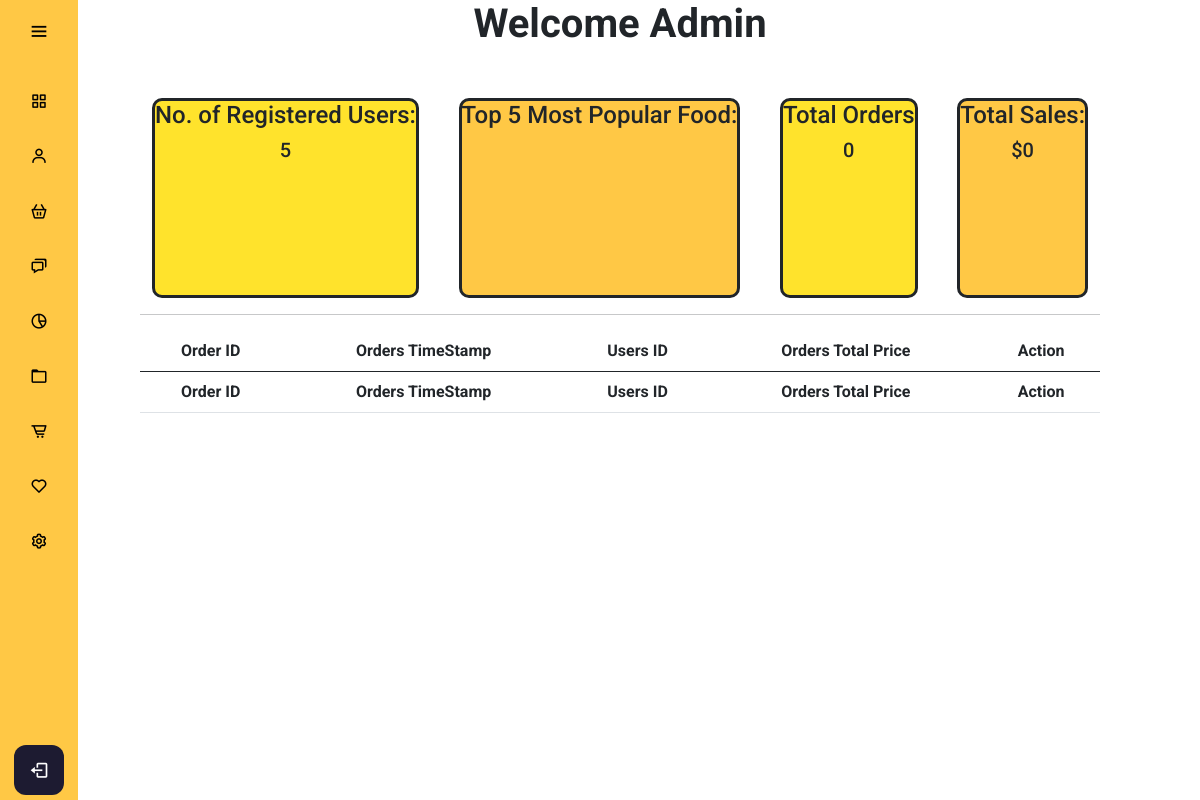
The app's page /admin/adminmanagement.php, older data.
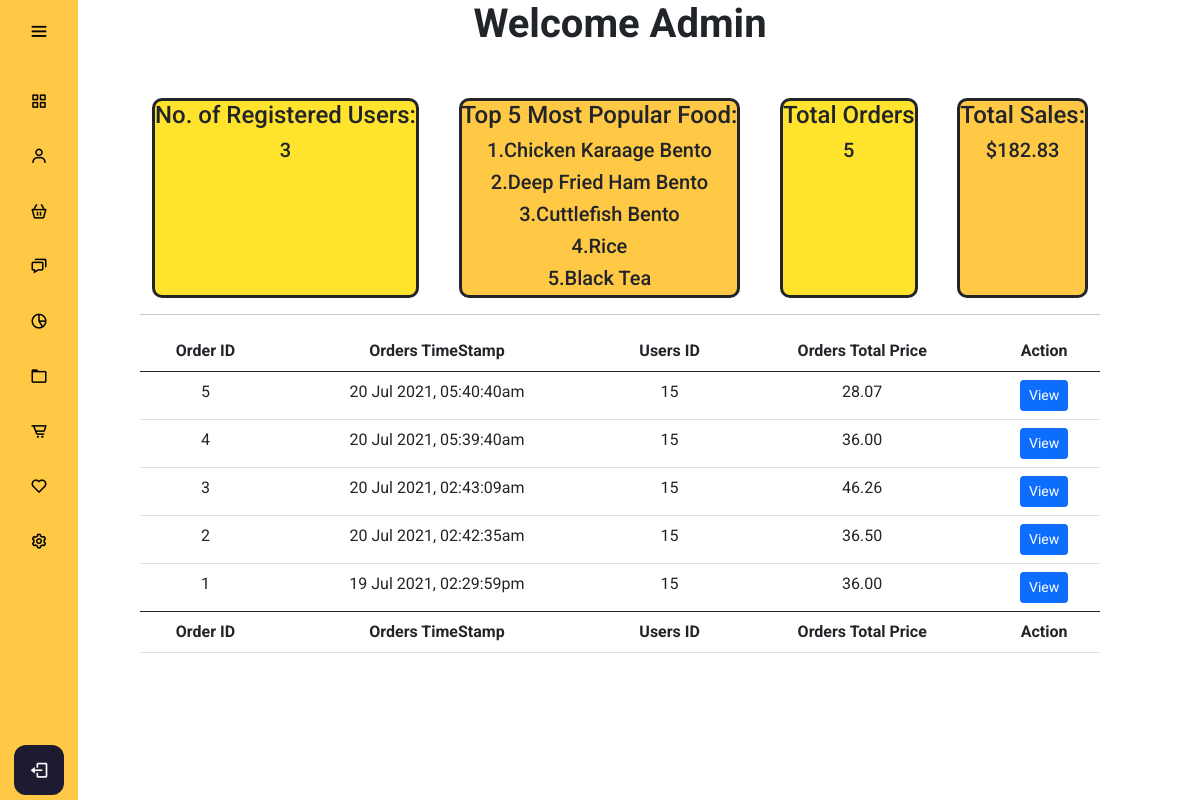
The same page, newer data.
### tables this page shows
CREATE TABLE `orders` (
  `orders_id` int(11) NOT NULL,
  `orders_totalprice` decimal(10,2) NOT NULL,
  `orders_timestamp` timestamp NOT NULL DEFAULT CURRENT_TIMESTAMP ON UPDATE CURRENT_TIMESTAMP,
  `users_id` int(11) NOT NULL
);

CREATE TABLE `users` (
  `users_id` int(11) NOT NULL,
  `users_name` varchar(255) NOT NULL,
  `users_email` varchar(255) NOT NULL,
  `users_password` varchar(128) NOT NULL,
  `users_address` text,
  `users_phone` varchar(11) DEFAULT NULL,
  `users_age` int(3) DEFAULT NULL,
  `users_gender` smallint(6) DEFAULT NULL,
  `users_permission` smallint(6) NOT NULL DEFAULT '0',
  `users_joindate` timestamp NOT NULL DEFAULT CURRENT_TIMESTAMP ON UPDATE CURRENT_TIMESTAMP
);

### config/db.php (called while the page is built, shortened)
<?php
class DB {
  protected static $mdb = null;
  public static function getMDB() {
    $mdb = DB::$mdb;
    if ($mdb === null) {
      $mdb = DB::$mdb = new MeekroDB();
    }
    $mdb->sync_config();
    return $mdb;
  }
  public static function query() { $args = func_get_args(); return call_user_func_array(array(DB::getMDB(), 'query'), $args); }
  public static function count() { $args = func_get_args(); return call_user_func_array(array(DB::getMDB(), 'count'), $args); }
}
class MeekroDB {
  public $encoding = 'latin1';
  public $param_char = '%';
  public $named_param_seperator = '_';
  public $connect_options = array(MYSQLI_OPT_CONNECT_TIMEOUT => 30);
  public $internal_mysql = null;
  public $num_rows = 0;
  public function __construct($host=null, $user=null, $password=null, $dbName=null, $port=null, $encoding=null, $socket=null)  {
    if ($encoding === null) $encoding = DB::$encoding;
    $this->encoding = $encoding;
  }
  public function get() {
    $mysql = $this->internal_mysql;
    if (!($mysql instanceof MySQLi)) {
      $mysql = new mysqli();
      foreach ($this->connect_options as $key => $value) {
        $mysql->options($key, $value);
      }
      $mysql->set_charset($this->encoding);
      $this->internal_mysql = $mysql;
    }
    return $mysql;
  }
  public function count() { $args = func_get_args(); return call_user_func_array(array($this, 'numRows'), $args); }
  public function numRows() { return $this->num_rows; }
  protected function preparseQueryParams() {
    $args = func_get_args();
    $sql = trim(strval(array_shift($args)));
    $args_all = $args;
    if (count($args_all) == 0) return array($sql);
    $param_char_length = strlen($this->param_char);
    $named_seperator_length = strlen($this->named_param_seperator);
    $types = array(
      $this->param_char . 'll',
      $this->param_char . 'ls',
      $this->param_char . 'l',
      $this->param_char . 'li',
      $this->param_char . 'ld',
      $this->param_char . 'lb',
      $this->param_char . 'lt',
      $this->param_char . 's',
      $this->param_char . 'i',
      $this->param_char . 'd',
      $this->param_char . 'b',
      $this->param_char . 't',
      $this->param_char . '?',
      $this->param_char . 'l?',
      $this->param_char . 'll?',
      $this->param_char . 'hc',
      $this->param_char . 'ha',
      $this->param_char . 'ho',
      $this->param_char . 'ss',
      $this->param_char . 'ssb',
      $this->param_char . 'sse',
    );
    $posList = array();
    foreach ($types as $type) {
      $lastPos = 0;
      while (($pos = strpos($sql, $type, $lastPos)) !== false) {
        $lastPos = $pos + 1;
        $posList[$pos] = $type;
      }
    }
    ksort($posList);
    $chunkyQuery = array();
    $pos_adj = 0;
    foreach ($posList as $pos => $type) {
      $type = substr($type, $param_char_length);
      $length_type = strlen($type) + $param_char_length;
      $new_pos = $pos + $pos_adj;
      $new_pos_back = $new_pos + $length_type;
      $arg_number_length = 0;
      if ($arg_number_length = strspn($sql, '0123456789', $new_pos_back)) {
        $arg_number = substr($sql, $new_pos_back, $arg_number_length);
        if (! array_key_exists($arg_number, $args_all)) return $this->nonSQLError("Non existent argument reference (arg $arg_number): $sql");
        $arg = $args_all[$arg_number];
      } else {
        $arg = array_shift($args);
      }
      if ($new_pos > 0) $chunkyQuery[] = substr($sql, 0, $new_pos);
      if (is_object($arg) && ($arg instanceof WhereClause)) {
        list($clause_sql, $clause_args) = $arg->textAndArgs();
        array_unshift($clause_args, $clause_sql);
        $preparsed_sql = call_user_func_array(array($this, 'preparseQueryParams'), $clause_args);
        $chunkyQuery = array_merge($chunkyQuery, $preparsed_sql);
      } else {
        $chunkyQuery[] = array('type' => $type, 'value' => $arg);
      }
      $sql = substr($sql, $new_pos_back + $arg_number_length);
      $pos_adj -= $new_pos_back + $arg_number_length;
    }
    return $chunkyQuery;
  }
  protected function intval($var) {
    if (PHP_INT_SIZE == 8) return intval($var);
    return floor(doubleval($var));
  }
  public function parseQueryParams() {
    $args = func_get_args();
    $chunkyQuery = call_user_func_array(array($this, 'preparseQueryParams'), $args);
    $query = '';
    foreach ($chunkyQuery as $chunk) {
      if (is_string($chunk)) {
        $query .= $chunk;
        continue;
      }
      $type = $chunk['type'];
      $arg = $chunk['value'];
      $result = '';
      if ($type == 's') $result = $this->escape($arg);
      else if ($type == 'i') $result = $this->intval($arg);
      $query .= $result;
    }
    return $query;
  }
  protected function prependCall($function, $args, $prepend) { array_unshift($args, $prepend); return call_user_func_array($function, $args); }
  public function query() { $args = func_get_args(); return $this->prependCall(array($this, 'queryHelper'), $args, 'assoc'); }
  protected function queryHelper() {
    $args = func_get_args();
    $type = array_shift($args);
    $db = $this->get();
    $is_buffered = true;
    $row_type = 'assoc';
    $full_names = false;
    $sql = call_user_func_array(array($this, 'parseQueryParams'), $args);
    $result = $db->query($sql, $is_buffered ? MYSQLI_STORE_RESULT : MYSQLI_USE_RESULT);
    if ($is_buffered && ($result instanceof MySQLi_Result)) $this->num_rows = $result->num_rows;
    else $this->num_rows = null;
    $return = array();
    while ($row = ($row_type == 'assoc' ? $result->fetch_assoc() : $result->fetch_row())) {
      $return[] = $row;
    }
    return $return;
  }
}
?>

### config/functions.php (called while the page is built, shortened)
<?php
function displayDate($date){
    return date('d M Y', strtotime($date));
}
function displayTime($date){
    return date('h:i:sa', strtotime($date));
}
?>

### admin/adminmanagement.php (the view, shortened to what this page needs)
<?php
include "../config/db.php";
include "../config/functions.php";
?>
<!DOCTYPE html>
<html lang="en" dir="ltr">
  <head>
    <link rel="stylesheet" href="adminstyle.css">
    <link href='https://unpkg.com/boxicons@2.0.7/css/boxicons.min.css' rel='stylesheet'>
    <link href="https://cdn.jsdelivr.net/npm/bootstrap@5.0.0-beta3/dist/css/bootstrap.min.css" rel="stylesheet">
    <link rel="stylesheet" href="https://cdn.jsdelivr.net/npm/bootstrap-icons@1.4.1/font/bootstrap-icons.css">
    <link rel="stylesheet" href="https://cdn.datatables.net/1.10.25/css/jquery.dataTables.min.css">
   </head>
<body>
  <?php
  include "adminheader.php";
  ?>
  <main class="home_content">
    <h1><strong>Welcome Admin</strong></h1>
    <div class="container">
      <div class="users">
        <h4>No. of Registered Users:</h4>
          <div class="result">
            <h5>
              <?php
              $noofRegUsersCount = DB::count();
              echo $noofRegUsersCount;
              ?>
            </h5>
          </div>
      </div>
      <div class="food">
        <h4>Top 5 Most Popular Food:</h4>
          <div class="result">
            <?php
            $food_name = Array();
            $food_qty = Array();
            $getOrdersQuery = DB::query("SELECT * FROM orderdetails
                                            INNER JOIN food
                                            ON orderdetails.food_id = food.food_id
                                            ");
            foreach($getOrdersQuery as $getOrdersResult) {
                array_push($food_name, $getOrdersResult['food_name']);
                array_push($food_qty, $getOrdersResult['orderdetails_qty']);
            }
            $result = array_unique($food_name);
            $result = array_combine($result, array_fill(0, count($result), 0));
            foreach($food_name as $k=>$v) {
                $result[$v] += $food_qty[$k];
              }
              arsort($result);
              $newArray = array_slice($result, 0, 5, true);
              $count = 1;
              foreach(array_keys($newArray) as $newArrayKeyNames) {
                  echo "<h5>".$count.".".ucwords($newArrayKeyNames)."</h5>";
                  $count++;
              }
            ?>
          </div>
      </div>
      <div class="orders">
        <h4>Total Orders </h4>
          <div class="result">
            <?php
            $getTotalOrderCount = db::query("SELECT * FROM orders");
            $getTotalOrderCountResult = db::count();
            ?>
            <h5><?php echo $getTotalOrderCountResult ?></h5>
          </div>
      </div>
      <div class="totalsales">
        <h4>Total Sales:</h4>
          <div class="result">
            <?php
            $totalsales = 0;
            foreach ($getTotalOrderCount as $getTotalResult ) {
                $totalsales += $getTotalResult['orders_totalprice'];
            }
            ?>
            <h5>$<?php echo $totalsales ?></h5>
          </div>
      </div>
    </div><hr>
    <table id="myTable" class="table table-hover">
        <thead>
            <tr>
            <th scope="col">Order ID</th>
            <th scope="col">Orders TimeStamp</th>
            <th scope="col">Users ID</th>
            <th scope="col">Orders Total Price</th>
            <th scope="col">Action</th>
            </tr>
        </thead>
        <tbody>
        <?php
        $getOrderQuery = DB::query("SELECT * FROM orders
                                    INNER JOIN users
                                    ON orders.users_id = users.users_id
                                    ORDER BY orders_id DESC");
        foreach($getOrderQuery as $getOrderResult){
        ?>
            <tr class="orderdata orderdata<?php echo $getOrderResult['orders_id']; ?>">
              <td class="orderid"><?php echo $getOrderResult['orders_id']; ?></td>
              <td class="ordertime"><?php echo displayDate($getOrderResult['orders_timestamp']) . ", " . displayTime($getOrderResult['orders_timestamp']); ?></td>
              <td class="orderuserid"><?php echo $getOrderResult['users_id']; ?></td>
              <td class="ordersprice"><?php echo $getOrderResult['orders_totalprice']; ?></td>
              <td><button type="button" class="btn btn-primary btn-sm viewOrder" value="viewOrder" data-id="<?php echo $getOrderResult['orders_id']; ?>" data-bs-toggle="modal" data-bs-target="#orderinfo<?php echo $getOrderResult['orders_id']; ?>" >View</button>
              </td>
            </tr>
        <?php
        }
        ?>
        </tbody>
        <tfoot>
          <tr>
            <th scope="col">Order ID</th>
            <th scope="col">Orders TimeStamp</th>
            <th scope="col">Users ID</th>
            <th scope="col">Orders Total Price</th>
            <th scope="col">Action</th>
          </tr>
        </tfoot>
    </table>
  </main>
</body>
</html>

### admin/adminheader.php (shortened to what this page needs)
<div class="sidebar ">
    <div class="logo_content">
      <i class='bx bx-menu' id="btn" ></i>
    </div>
    <ul class="nav_list">
      <li>
        <a href="<?php echo htmlspecialchars(SITE_URL . "admin/adminmanagement.php"); ?>">
          <i class='bx bx-grid-alt' ></i>
        </a>
      </li>
      <li>
        <a href="<?php echo htmlspecialchars(SITE_URL . "admin/usermanagement.php"); ?>">
          <i class='bx bx-user' ></i>
        </a>
      </li>
      <li>
        <a href="<?php echo htmlspecialchars(SITE_URL . "admin/foodmanagement.php"); ?>">
          <i class='bx bx-basket' ></i>
        </a>
      </li>
      <li>
        <a href="<?php echo htmlspecialchars(SITE_URL . "admin/messages.php"); ?>">
          <i class='bx bx-chat' ></i>
        </a>
      </li>
      <li>
        <a href="#">
          <i class='bx bx-pie-chart-alt-2' ></i>
        </a>
      </li>
      <li>
        <a href="#">
          <i class='bx bx-folder' ></i>
        </a>
      </li>
      <li>
        <a href="#">
          <i class='bx bx-cart-alt' ></i>
        </a>
      </li>
      <li>
        <a href="#">
          <i class='bx bx-heart' ></i>
        </a>
      </li>
      <li>
        <a href="#">
          <i class='bx bx-cog' ></i>
        </a>
      </li>
    </ul>
    <div class="profile_content">
      <div class="profile">
        <a href="<?php echo htmlspecialchars(SITE_URL . "admin/adminlogout.php"); ?>">
          <i class='bx bx-log-out adminlogout' id="log_out" ></i>
        </a>
      </div>
    </div>
  </div>

### admin/adminstyle.css (style rules this page uses)
* { margin: 0; padding: 0; box-sizing: border-box; font-family: "Roboto" , sans serif; }
body { position: relative; min-height: 100vh; width: 100%; overflow: scroll; }
.sidebar { position: fixed; top: 0; left: 0; height: 100%; width: 78px; background: #FFc845; padding: 6px 14px; z-index: 99; transition: all 0.5s ease; }
.sidebar #btn { position: absolute; color: #000; top: 6px; left: 50%; font-size: 22px; height: 50px; width: 50px; text-align: center; line-height: 50px; transform: translateX(-50%); }
.sidebar ul { margin-top: 20px; }
.sidebar ul li { position: relative; height: 50px; width: 100%; margin: 0 5px; list-style: none; line-height: 50px; margin: 5px 0; }
.sidebar ul li a { color: #000; display: flex; align-items: center; text-decoration: none; border-radius: 12px; white-space: nowrap; transition: all 0.4s ease; }
.sidebar ul li i { font-size: 18px; font-weight: 400; height: 50px; min-width: 50px; border-radius: 12px; line-height: 50px; text-align: center; }
.sidebar .profile_content { position: absolute; color: #fff; bottom: 0; left: 0; width: 100%; }
.sidebar .profile_content .profile { position: relative; padding: 10px 6px; height: 60px; background: none; transition: all 0.4s ease; }
.profile #log_out { position: absolute; bottom: 5px; left: 50%; transform: translateX(-50%); min-width: 50px; line-height: 50px; font-size: 20px; border-radius: 12px; text-align: center; transition: all 0.4s ease; background: #1d1b31; }
.home_content { position: absolute; height: 100%; width: 80%; text-align: center; left: 140px; background: none; box-shadow: 0 5px 10px rgba(0,0,0,0.2px); transition: all 0.5s ease; justify-content: space-between; }
button { border-radius: 5px; background-color: #fff; }
.nav_list { padding:0; }
.adminlogout { text-decoration: none; color: white; }
.container { display: flex; justify-content: space-between; height:200px; margin-top: 50px; }
.users, .food, .orders, .totalsales, .dailysales { border: solid; height: 100%; border-radius: 10px; }
.users, .orders, .dailysales { background-color: #FFE32C; }
.food, .totalsales { background-color: #ffc845; }

Row changes from the older to the newer data that the page shows:
added orders: orders_id "5", orders_timestamp "20 Jul 2021", orders_timestamp "05:40:40am", users.users_id "15", orders_totalprice "28.07"
added orders: orders_id "4", orders_timestamp "20 Jul 2021", orders_timestamp "05:39:40am", users.users_id "15", orders_totalprice "36.00"
added orders: orders_id "3", orders_timestamp "20 Jul 2021", orders_timestamp "02:43:09am", users.users_id "15", orders_totalprice "46.26"
added orders: orders_id "2", orders_timestamp "20 Jul 2021", orders_timestamp "02:42:35am", users.users_id "15", orders_totalprice "36.50"
added orders: orders_id "1", orders_timestamp "19 Jul 2021", orders_timestamp "02:29:59pm", users.users_id "15", orders_totalprice "36.00"
Text that changed along with them:
$noofRegUsersCount: "5" → "3"
$getTotalOrderCountResult: "0" → "5"
$totalsales: "0" → "182.83"
new list line: "1 . Chicken Karaage Bento"
new list line: "2 . Deep Fried Ham Bento"
new list line: "3 . Cuttlefish Bento"
new list line: "4 . Rice"
new list line: "5 . Black Tea"
